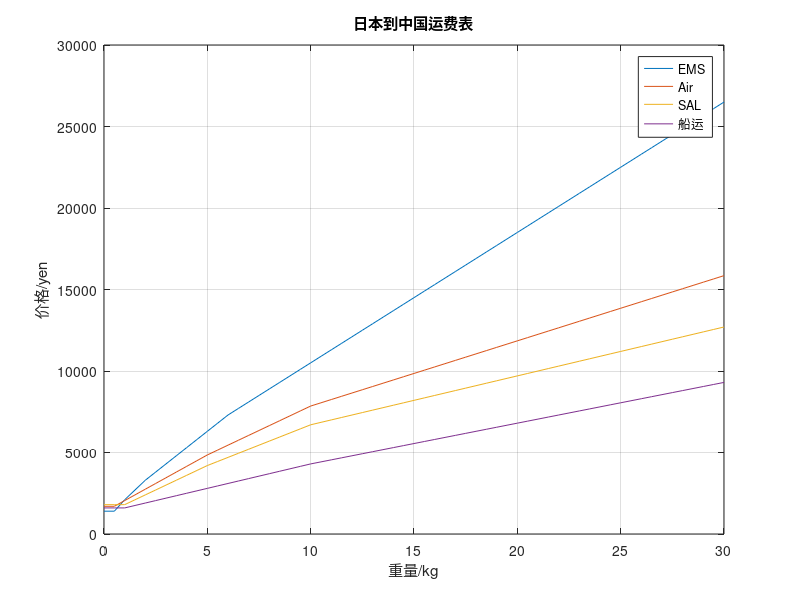

MATLAB code for this plot:
%x = 0:0.1:2;
x = 0:0.5:30;
y1 = 1400.*(x < 0.5)+(1400*x+700).*(0.5<=x & x<1)+(1200*x+900).*(x>=1 & x<2)+(1000*x+1300).*(2<=x & x<6)+(800*x+2500).*(6<=x);
y2 = 1700.*(x < 0.5)+(700*x+1350).*(0.5<=x & x<5)+(600*x+1850).*(5<=x & x<=10)+(400*x+3850).*(10<x & x<=30);
y3 = 1800.*(x < 1)+(600*x+1200).*(1<=x & x<5)+(500*x+1700).*(5<=x & x<=10)+(300*x+3700).*(10<x & x<=30);
y4 = 1600.*(x < 1)+(300*x+1300).*(1<=x & x<10)+(250*x+1800).*(10<=x);
figure;
plot(x,y1,x,y2,x,y3,x,y4);
title('日本到中国运费表');
xlabel('重量/kg');
ylabel('价格/yen');
legend('EMS','Air','SAL','船运');
grid on;
